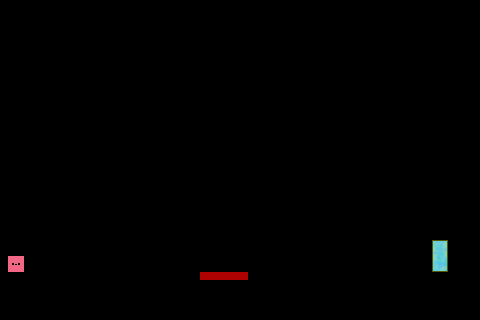

Below is a game level as drawn by its tile map, then a one-line description and the .tmx that defines it (tile-layer data replaced by summaries):
An orthogonal 60x40 tile map with 8x8 px tiles, 8 tile layers (Heaven TerrainBlock, Hell TerrainBlock, Both LavaBlock, Both CrumblingBlock, ...), 2 tilesets.

<map version="1.0" orientation="orthogonal" width="60" height="40" tilewidth="8" tileheight="8">
 <tileset firstgid="1" name="tileset_new" tilewidth="8" tileheight="8">
  <image source="../tileset_new.png" width="80" height="80" />
 </tileset>
 <tileset firstgid="101" name="tileset_new" tilewidth="8" tileheight="8">
  <image source="../tileset_new.png" width="80" height="80" />
 </tileset>
 <layer name="Heaven TerrainBlock" width="60" height="40">
  <data>[2400 cells, 0 non-empty, 0 distinct tile ids]</data>
 </layer>
 <layer name="Hell TerrainBlock" width="60" height="40">
  <data>[2400 cells, 0 non-empty, 0 distinct tile ids]</data>
 </layer>
 <layer name="Both LavaBlock" width="60" height="40">
  <data>[2400 cells, 6 non-empty, 1 distinct tile ids]</data>
 </layer>
 <layer name="Both CrumblingBlock" width="60" height="40">
  <data>[2400 cells, 0 non-empty, 0 distinct tile ids]</data>
 </layer>
 <layer name="Both Star" width="60" height="40">
  <data>[2400 cells, 0 non-empty, 0 distinct tile ids]</data>
 </layer>
 <layer name="Both TerrainBlock" width="60" height="40">
  <data>[2400 cells, 54 non-empty, 1 distinct tile ids]</data>
 </layer>
 <layer name="Both Portal" width="60" height="40">
  <data>[2400 cells, 8 non-empty, 8 distinct tile ids]</data>
 </layer>
 <layer name="Both Player" width="60" height="40">
  <data>[2400 cells, 4 non-empty, 4 distinct tile ids]</data>
 </layer>
</map>
